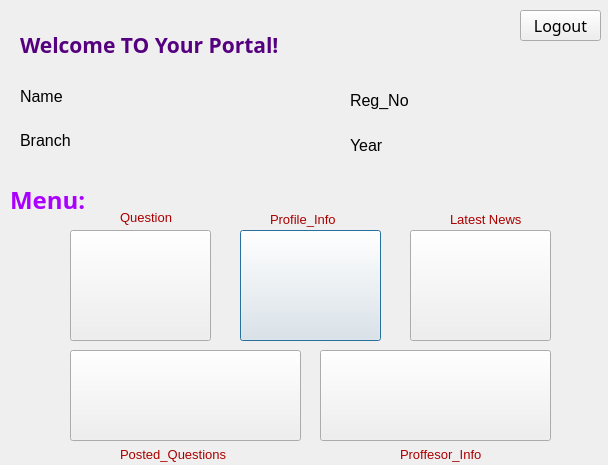
<?xml version="1.0" encoding="UTF-8"?>
<ui version="4.0">
 <class>portal</class>
 <widget class="QDialog" name="portal">
  <property name="geometry">
   <rect>
    <x>0</x>
    <y>0</y>
    <width>608</width>
    <height>465</height>
   </rect>
  </property>
  <property name="windowTitle">
   <string>Dialog</string>
  </property>
  <widget class="QLabel" name="label">
   <property name="geometry">
    <rect>
     <x>20</x>
     <y>20</y>
     <width>321</width>
     <height>51</height>
    </rect>
   </property>
   <property name="font">
    <font>
     <family>Nirmala UI Semilight</family>
     <pointsize>16</pointsize>
     <weight>75</weight>
     <bold>true</bold>
    </font>
   </property>
   <property name="text">
    <string>&lt;html&gt;&lt;head/&gt;&lt;body&gt;&lt;p&gt;&lt;span style=&quot; color:#55007f;&quot;&gt;Welcome TO Your Portal!&lt;/span&gt;&lt;/p&gt;&lt;/body&gt;&lt;/html&gt;</string>
   </property>
  </widget>
  <widget class="QLabel" name="label_2">
   <property name="geometry">
    <rect>
     <x>20</x>
     <y>90</y>
     <width>47</width>
     <height>13</height>
    </rect>
   </property>
   <property name="font">
    <font>
     <pointsize>12</pointsize>
    </font>
   </property>
   <property name="text">
    <string>Name</string>
   </property>
  </widget>
  <widget class="QLabel" name="label_3">
   <property name="geometry">
    <rect>
     <x>20</x>
     <y>130</y>
     <width>51</width>
     <height>21</height>
    </rect>
   </property>
   <property name="font">
    <font>
     <pointsize>12</pointsize>
    </font>
   </property>
   <property name="text">
    <string>Branch</string>
   </property>
  </widget>
  <widget class="QLabel" name="label_4">
   <property name="geometry">
    <rect>
     <x>350</x>
     <y>90</y>
     <width>61</width>
     <height>20</height>
    </rect>
   </property>
   <property name="font">
    <font>
     <pointsize>12</pointsize>
    </font>
   </property>
   <property name="text">
    <string>Reg_No</string>
   </property>
  </widget>
  <widget class="QLabel" name="label_5">
   <property name="geometry">
    <rect>
     <x>350</x>
     <y>130</y>
     <width>51</width>
     <height>31</height>
    </rect>
   </property>
   <property name="font">
    <font>
     <pointsize>12</pointsize>
    </font>
   </property>
   <property name="text">
    <string>Year</string>
   </property>
  </widget>
  <widget class="QLabel" name="label_nameset">
   <property name="geometry">
    <rect>
     <x>80</x>
     <y>90</y>
     <width>251</width>
     <height>16</height>
    </rect>
   </property>
   <property name="font">
    <font>
     <family>Narkisim</family>
     <pointsize>14</pointsize>
    </font>
   </property>
   <property name="autoFillBackground">
    <bool>false</bool>
   </property>
   <property name="frameShape">
    <enum>QFrame::NoFrame</enum>
   </property>
   <property name="text">
    <string/>
   </property>
  </widget>
  <widget class="QLabel" name="label_branchset">
   <property name="geometry">
    <rect>
     <x>80</x>
     <y>130</y>
     <width>251</width>
     <height>16</height>
    </rect>
   </property>
   <property name="font">
    <font>
     <family>Narkisim</family>
     <pointsize>14</pointsize>
    </font>
   </property>
   <property name="autoFillBackground">
    <bool>false</bool>
   </property>
   <property name="frameShape">
    <enum>QFrame::NoFrame</enum>
   </property>
   <property name="text">
    <string/>
   </property>
  </widget>
  <widget class="QLabel" name="label_regno_set">
   <property name="geometry">
    <rect>
     <x>430</x>
     <y>90</y>
     <width>161</width>
     <height>16</height>
    </rect>
   </property>
   <property name="font">
    <font>
     <family>Narkisim</family>
     <pointsize>14</pointsize>
    </font>
   </property>
   <property name="autoFillBackground">
    <bool>false</bool>
   </property>
   <property name="frameShape">
    <enum>QFrame::NoFrame</enum>
   </property>
   <property name="text">
    <string/>
   </property>
  </widget>
  <widget class="QLabel" name="label_yearset">
   <property name="geometry">
    <rect>
     <x>430</x>
     <y>140</y>
     <width>161</width>
     <height>16</height>
    </rect>
   </property>
   <property name="font">
    <font>
     <family>Narkisim</family>
     <pointsize>14</pointsize>
    </font>
   </property>
   <property name="autoFillBackground">
    <bool>false</bool>
   </property>
   <property name="frameShape">
    <enum>QFrame::NoFrame</enum>
   </property>
   <property name="text">
    <string/>
   </property>
  </widget>
  <widget class="QLabel" name="label_6">
   <property name="geometry">
    <rect>
     <x>10</x>
     <y>180</y>
     <width>111</width>
     <height>41</height>
    </rect>
   </property>
   <property name="font">
    <font>
     <family>Sitka Text</family>
     <pointsize>16</pointsize>
     <weight>75</weight>
     <bold>true</bold>
    </font>
   </property>
   <property name="text">
    <string>&lt;html&gt;&lt;head/&gt;&lt;body&gt;&lt;p&gt;&lt;span style=&quot; font-size:18pt; color:#aa00ff;&quot;&gt;Menu:&lt;/span&gt;&lt;/p&gt;&lt;/body&gt;&lt;/html&gt;</string>
   </property>
  </widget>
  <widget class="QPushButton" name="pushButton_profileinfo">
   <property name="geometry">
    <rect>
     <x>240</x>
     <y>230</y>
     <width>141</width>
     <height>111</height>
    </rect>
   </property>
   <property name="cursor">
    <cursorShape>PointingHandCursor</cursorShape>
   </property>
   <property name="text">
    <string/>
   </property>
   <property name="icon">
    <iconset>
     <normaloff>D:/studentimg/ppppp.png</normaloff>D:/studentimg/ppppp.png</iconset>
   </property>
   <property name="iconSize">
    <size>
     <width>141</width>
     <height>111</height>
    </size>
   </property>
  </widget>
  <widget class="QPushButton" name="pushButton_latestnews">
   <property name="geometry">
    <rect>
     <x>410</x>
     <y>230</y>
     <width>141</width>
     <height>111</height>
    </rect>
   </property>
   <property name="cursor">
    <cursorShape>PointingHandCursor</cursorShape>
   </property>
   <property name="text">
    <string/>
   </property>
   <property name="icon">
    <iconset>
     <normaloff>D:/studentimg/news.jpg</normaloff>D:/studentimg/news.jpg</iconset>
   </property>
   <property name="iconSize">
    <size>
     <width>141</width>
     <height>111</height>
    </size>
   </property>
  </widget>
  <widget class="QPushButton" name="pushButton_postedques">
   <property name="geometry">
    <rect>
     <x>70</x>
     <y>350</y>
     <width>231</width>
     <height>91</height>
    </rect>
   </property>
   <property name="cursor">
    <cursorShape>PointingHandCursor</cursorShape>
   </property>
   <property name="text">
    <string/>
   </property>
   <property name="icon">
    <iconset>
     <normaloff>D:/studentimg/5 Common Misconceptions of Personal Law Cases.png</normaloff>D:/studentimg/5 Common Misconceptions of Personal Law Cases.png</iconset>
   </property>
   <property name="iconSize">
    <size>
     <width>231</width>
     <height>91</height>
    </size>
   </property>
  </widget>
  <widget class="QPushButton" name="pushButton_profinfo">
   <property name="geometry">
    <rect>
     <x>320</x>
     <y>350</y>
     <width>231</width>
     <height>91</height>
    </rect>
   </property>
   <property name="cursor">
    <cursorShape>PointingHandCursor</cursorShape>
   </property>
   <property name="text">
    <string/>
   </property>
   <property name="icon">
    <iconset>
     <normaloff>D:/studentimg/business-user-icon-psd-png-56234.jpg</normaloff>D:/studentimg/business-user-icon-psd-png-56234.jpg</iconset>
   </property>
   <property name="iconSize">
    <size>
     <width>241</width>
     <height>101</height>
    </size>
   </property>
  </widget>
  <widget class="QPushButton" name="pushButton_question">
   <property name="geometry">
    <rect>
     <x>70</x>
     <y>230</y>
     <width>141</width>
     <height>111</height>
    </rect>
   </property>
   <property name="cursor">
    <cursorShape>PointingHandCursor</cursorShape>
   </property>
   <property name="focusPolicy">
    <enum>Qt::ClickFocus</enum>
   </property>
   <property name="text">
    <string/>
   </property>
   <property name="icon">
    <iconset>
     <normaloff>D:/studentimg/ask-question-1-ff9bc6fa5eaa0d7667ae7a5a4c61330c.jpg</normaloff>D:/studentimg/ask-question-1-ff9bc6fa5eaa0d7667ae7a5a4c61330c.jpg</iconset>
   </property>
   <property name="iconSize">
    <size>
     <width>141</width>
     <height>111</height>
    </size>
   </property>
  </widget>
  <widget class="QLabel" name="img_background">
   <property name="geometry">
    <rect>
     <x>0</x>
     <y>2</y>
     <width>611</width>
     <height>461</height>
    </rect>
   </property>
   <property name="autoFillBackground">
    <bool>true</bool>
   </property>
   <property name="text">
    <string/>
   </property>
  </widget>
  <widget class="QLabel" name="label_7">
   <property name="geometry">
    <rect>
     <x>120</x>
     <y>210</y>
     <width>111</width>
     <height>16</height>
    </rect>
   </property>
   <property name="text">
    <string>&lt;html&gt;&lt;head/&gt;&lt;body&gt;&lt;p&gt;&lt;span style=&quot; font-size:10pt; color:#aa0000;&quot;&gt;Question&lt;/span&gt;&lt;/p&gt;&lt;/body&gt;&lt;/html&gt;</string>
   </property>
  </widget>
  <widget class="QLabel" name="label_8">
   <property name="geometry">
    <rect>
     <x>270</x>
     <y>210</y>
     <width>101</width>
     <height>20</height>
    </rect>
   </property>
   <property name="text">
    <string>&lt;html&gt;&lt;head/&gt;&lt;body&gt;&lt;p&gt;&lt;span style=&quot; font-size:10pt; color:#aa0000;&quot;&gt;Profile_Info&lt;/span&gt;&lt;/p&gt;&lt;/body&gt;&lt;/html&gt;</string>
   </property>
  </widget>
  <widget class="QLabel" name="label_9">
   <property name="geometry">
    <rect>
     <x>450</x>
     <y>210</y>
     <width>81</width>
     <height>20</height>
    </rect>
   </property>
   <property name="text">
    <string>&lt;html&gt;&lt;head/&gt;&lt;body&gt;&lt;p&gt;&lt;span style=&quot; font-size:10pt; color:#aa0000;&quot;&gt;Latest News&lt;/span&gt;&lt;/p&gt;&lt;/body&gt;&lt;/html&gt;</string>
   </property>
  </widget>
  <widget class="QLabel" name="label_10">
   <property name="geometry">
    <rect>
     <x>120</x>
     <y>439</y>
     <width>131</width>
     <height>31</height>
    </rect>
   </property>
   <property name="text">
    <string>&lt;html&gt;&lt;head/&gt;&lt;body&gt;&lt;p&gt;&lt;span style=&quot; font-size:10pt; color:#aa0000;&quot;&gt;Posted_Questions&lt;/span&gt;&lt;/p&gt;&lt;/body&gt;&lt;/html&gt;</string>
   </property>
  </widget>
  <widget class="QLabel" name="label_11">
   <property name="geometry">
    <rect>
     <x>400</x>
     <y>439</y>
     <width>131</width>
     <height>31</height>
    </rect>
   </property>
   <property name="text">
    <string>&lt;html&gt;&lt;head/&gt;&lt;body&gt;&lt;p&gt;&lt;span style=&quot; font-size:10pt; color:#aa0000;&quot;&gt;Proffesor_Info&lt;/span&gt;&lt;/p&gt;&lt;/body&gt;&lt;/html&gt;</string>
   </property>
  </widget>
  <widget class="QPushButton" name="pushButton">
   <property name="geometry">
    <rect>
     <x>520</x>
     <y>10</y>
     <width>81</width>
     <height>31</height>
    </rect>
   </property>
   <property name="font">
    <font>
     <family>Yu Gothic</family>
     <pointsize>12</pointsize>
    </font>
   </property>
   <property name="text">
    <string>Logout</string>
   </property>
  </widget>
  <zorder>img_background</zorder>
  <zorder>label</zorder>
  <zorder>label_2</zorder>
  <zorder>label_3</zorder>
  <zorder>label_4</zorder>
  <zorder>label_5</zorder>
  <zorder>label_nameset</zorder>
  <zorder>label_branchset</zorder>
  <zorder>label_regno_set</zorder>
  <zorder>label_yearset</zorder>
  <zorder>label_6</zorder>
  <zorder>pushButton_profileinfo</zorder>
  <zorder>pushButton_latestnews</zorder>
  <zorder>pushButton_postedques</zorder>
  <zorder>pushButton_profinfo</zorder>
  <zorder>pushButton_question</zorder>
  <zorder>label_7</zorder>
  <zorder>label_8</zorder>
  <zorder>label_9</zorder>
  <zorder>label_10</zorder>
  <zorder>label_11</zorder>
  <zorder>pushButton</zorder>
 </widget>
 <resources/>
 <connections/>
</ui>
